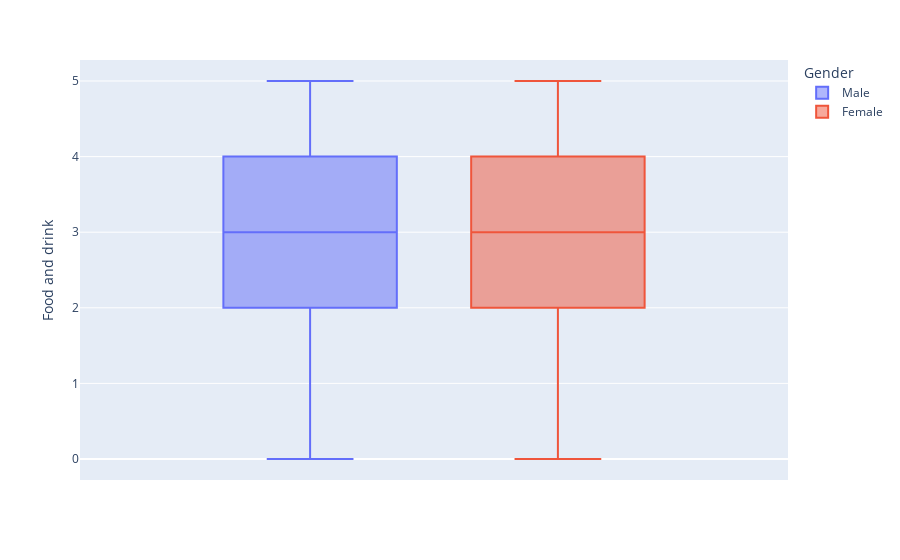

The notebook cell saved with this chart:
### Code cell
px.box(df, y='Food and drink', color='Gender')

### Figure 1 — Plotly figure (JSON) as saved in the notebook; plotly's stock layout.template omitted (floating-point values rounded to 4 significant figures; data arrays with more than 128 entries replaced by an {"elided": "..."} marker saying what was removed)
{"data": [{"alignmentgroup": "True", "hovertemplate": "Gender=Male<br>Food and drink=%{y}<extra></extra>", "legendgroup": "Male", "marker": {"color": "#636efa"}, "name": "Male", "notched": false, "offsetgroup": "Male", "orientation": "v", "showlegend": true, "type": "box", "x0": " ", "xaxis": "x", "y": {"elided": "51177 int values"}, "y0": " ", "yaxis": "y"}, {"alignmentgroup": "True", "hovertemplate": "Gender=Female<br>Food and drink=%{y}<extra></extra>", "legendgroup": "Female", "marker": {"color": "#EF553B"}, "name": "Female", "notched": false, "offsetgroup": "Female", "orientation": "v", "showlegend": true, "type": "box", "x0": " ", "xaxis": "x", "y": {"elided": "52727 int values"}, "y0": " ", "yaxis": "y"}], "layout": {"boxmode": "group", "legend": {"title": {"text": "Gender"}, "tracegroupgap": 0}, "margin": {"t": 60}, "xaxis": {"anchor": "y", "domain": [0, 1]}, "yaxis": {"anchor": "x", "domain": [0, 1], "title": {"text": "Food and drink"}}}}
